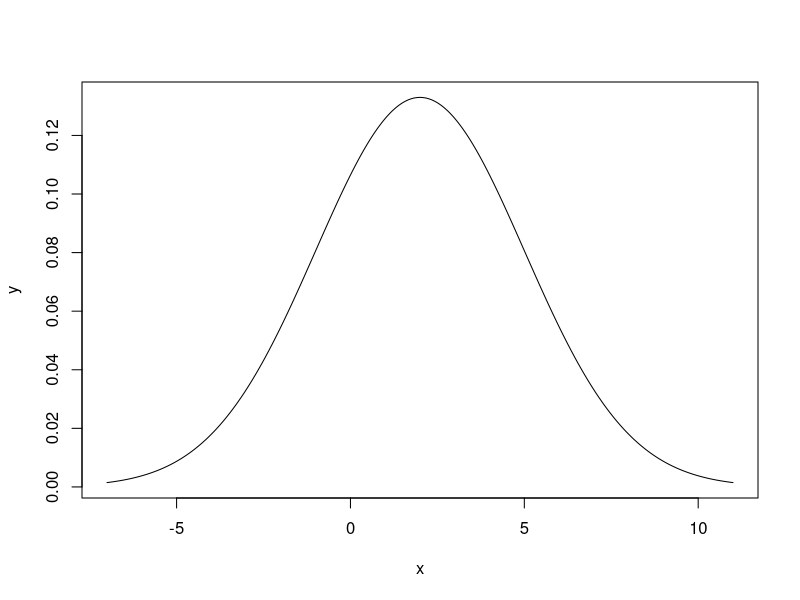
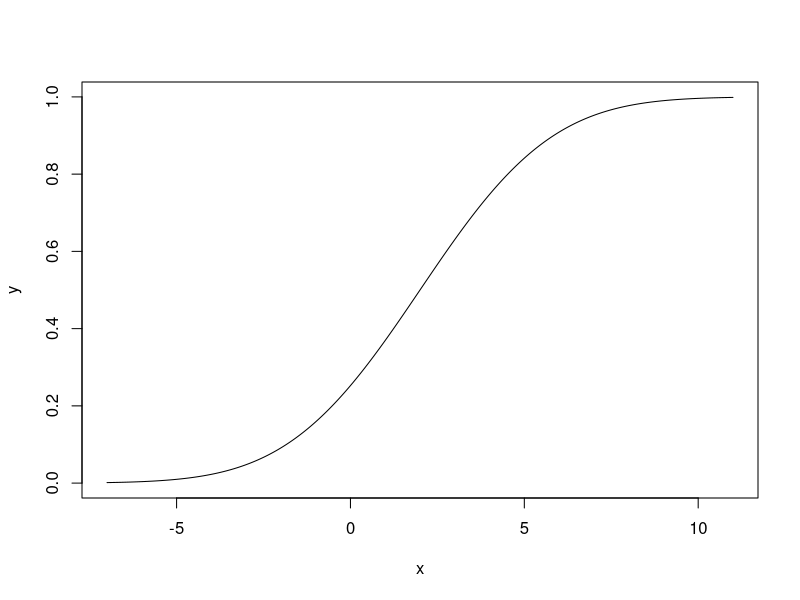
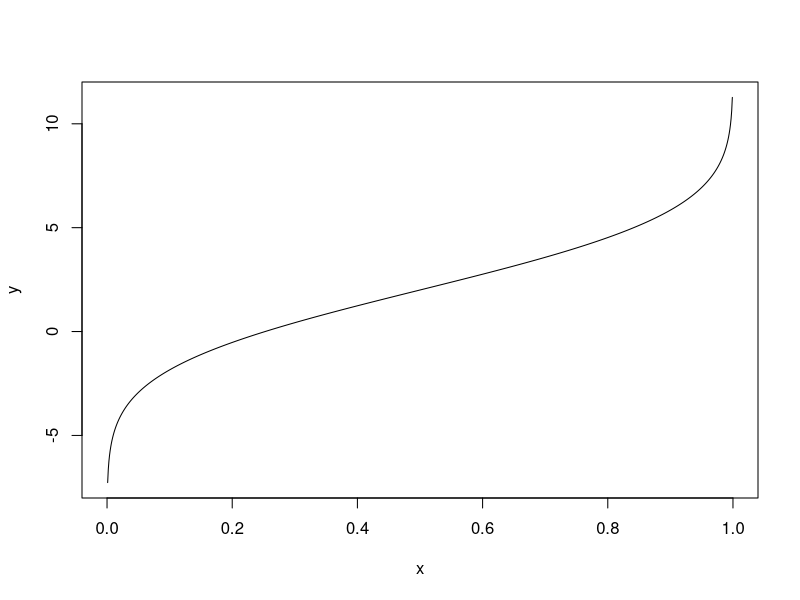
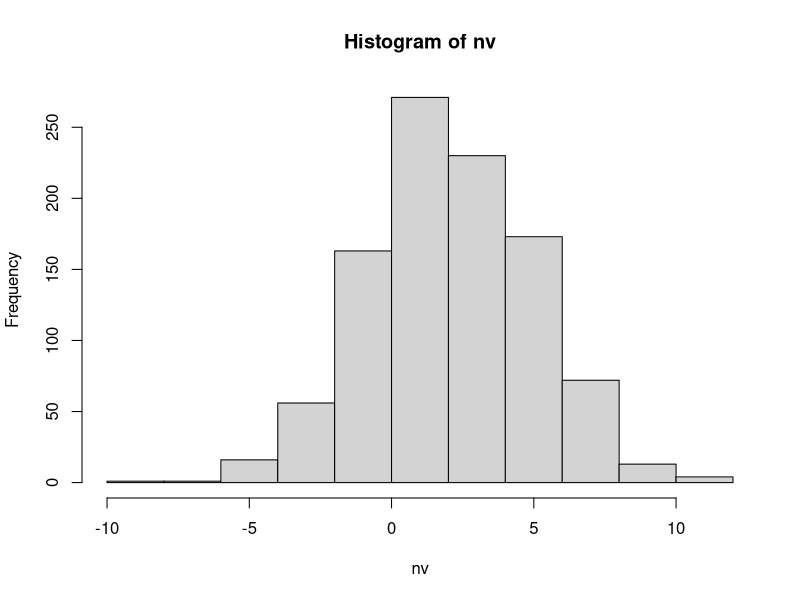
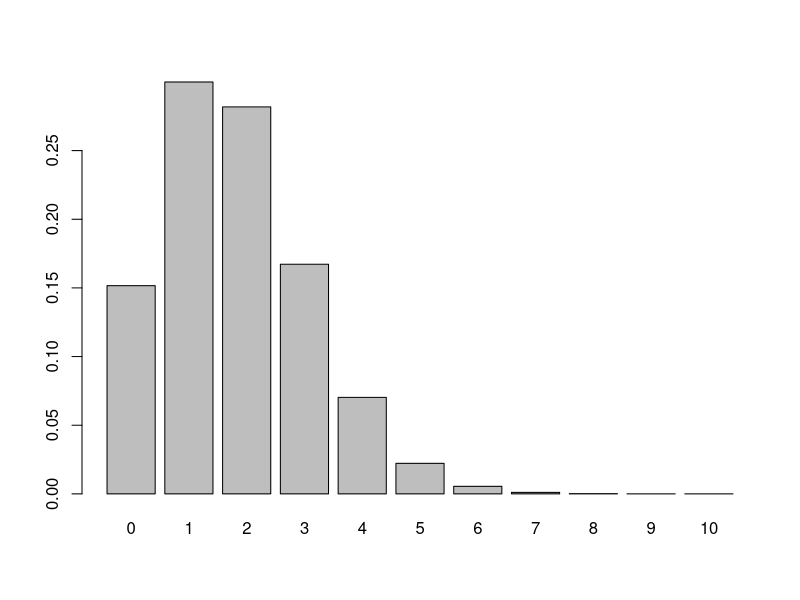
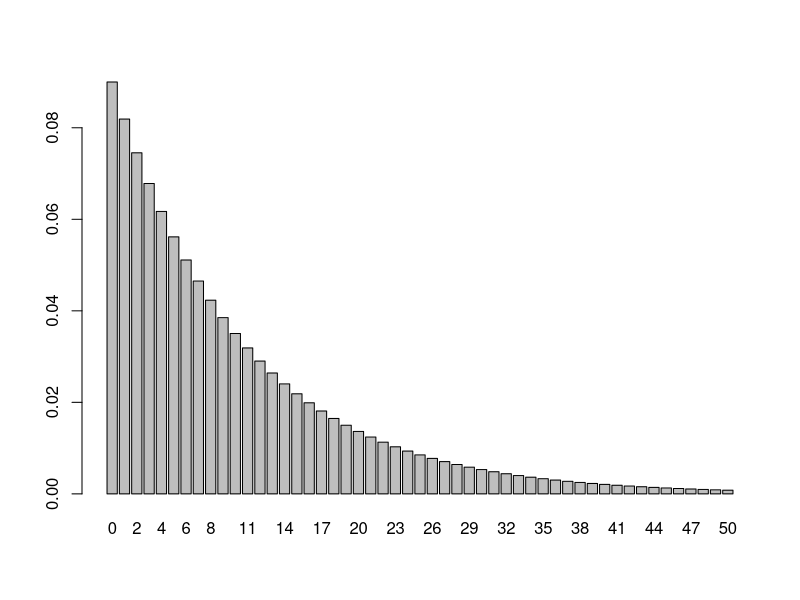
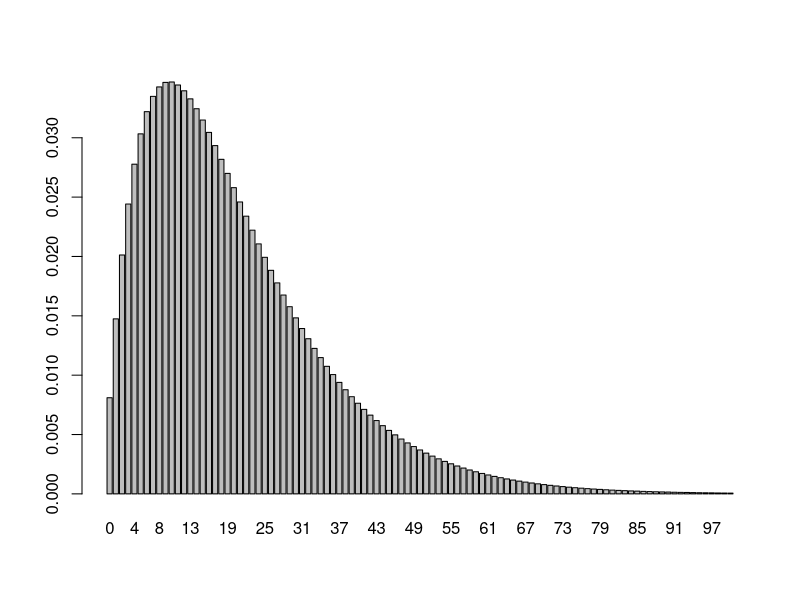

The R script that drew these images, in order:
# N(mu=2°C, sigma=3°C)
# zobrazte hustotni funkci


# hustotni funkce (osa x - hodnoty, osa y - hustota)
x=seq(from=2-3*3,
      to=2+3*3,
      by=0.01,)
y=dnorm(x = x, mean = 2, sd = 3)
plot(y~x, type="l")


# distribucni funkce (osa x - hodnoty, osa y - pravdepodobnost)
x=seq(from=2-3*3,
      to=2+3*3,
      by=0.01,)
y = pnorm(q = x, mean = 2, sd = 3)
plot(y~x, type = "l")
pgeom(q = 6, prob = 0.1)

# kvantilova funkce (osa x - pravdepodobnost, osa y - hodnoty)
x = seq(from = 0, 
        to = 1, 
        by = 0.001)
y = qnorm(p = x, mean = 2, sd = 3)
plot(y~x, type = "l")


# vygenerujte 1000 nahodnych hodnot z daneho rozdeleni (1)
nv = rnorm(n = 1000, mean = 2, sd = 3)
hist(nv, breaks = 10) # histogram, zobrazi sloupce intervalu hodnot


# pravdepodobnost ze teplota bude 2 - 5°C (3)
pnorm(q = 5, mean = 2, sd = 3) - pnorm(q = 2, mean = 2, sd = 3)


# teplota vyssi nez 7°C (4)
1 - pnorm(q = 7, mean = 2, sd = 3)


# teplota, ktera nebude prekrocena v 90% vikendu (5)
qnorm(p = 0.9, mean = 2, sd = 3)


# pravdepodobnost ze teploty mensi nez -2°C
pnorm(q = -2, mean = 2, sd = 3) #0.09


# zobrazte rozdeleni veliciny definovane jako:
# pocet vikendu s prasklym pivem v serii 10 po sobe jdoucich vikendu
# Bi(n = 20, p = 0.09)
?dbinom
pk = dbinom(x = 0:10, size = 20, prob = 0.09)
barplot(pk, names = 0:10)

# pocet vikendu pred prvnim prasklym pivem
pk = dgeom(x = 0:50, prob = 0.09)
barplot(pk, names = 0:50, )

# pocet vikendu pred druhym prasklym pivem
# NB(n = 2, p = 0.09)
pk = dnbinom(x = 0:100, size = 2, prob = 0.09)
barplot(pk, names = 0:100) 

# problem s prasklym pivem nastane v prumeru ve 2 bytech v ramci ulice
# jaka je pravdepodobnost ze nastane ve >3 bytech
?rpois
1 - ppois(q = 3, lambda = 2)
